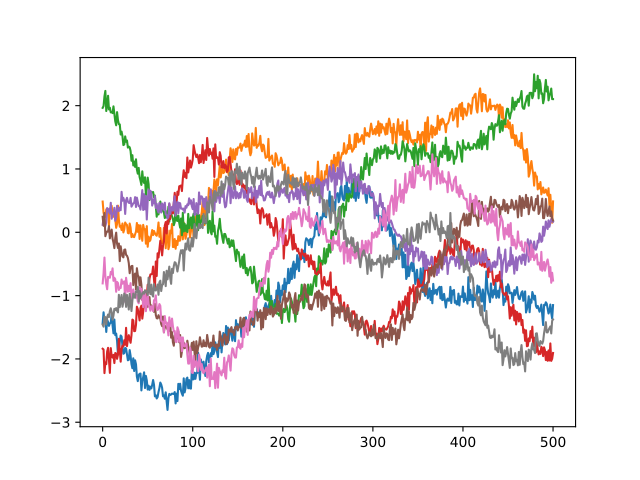

Write the Python code that produced this figure.
import power1d

noise0  = power1d.noise.SmoothGaussian( J=8, Q=501, mu=0, sigma=1.0, fwhm=100 )
noise1  = power1d.noise.Gaussian( J=8, Q=501, mu=0, sigma=0.1 )
noise   = power1d.noise.Additive(noise0, noise1)
noise.plot()
